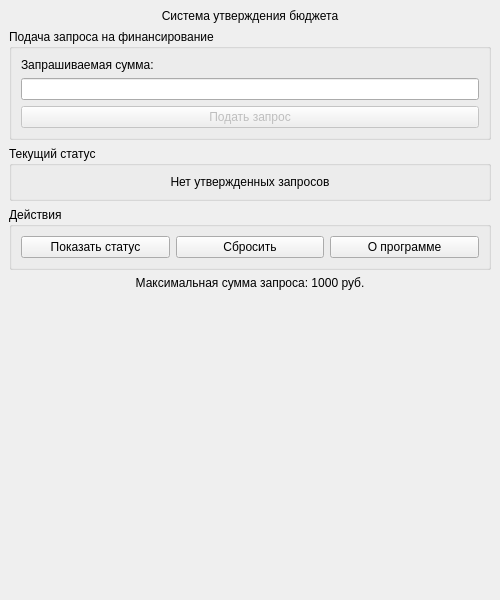
<?xml version="1.0" encoding="UTF-8"?>
<ui version="4.0">
 <class>MainWindow</class>
 <widget class="QMainWindow" name="MainWindow">
  <property name="geometry">
   <rect>
    <x>0</x>
    <y>0</y>
    <width>500</width>
    <height>600</height>
   </rect>
  </property>
  <property name="windowTitle">
   <string>Система утверждения городского бюджета</string>
  </property>
  <widget class="QWidget" name="centralWidget">
   <layout class="QVBoxLayout" name="verticalLayout">
    <item>
     <widget class="QLabel" name="titleLabel">
      <property name="text">
       <string>Система утверждения бюджета</string>
      </property>
      <property name="alignment">
       <set>Qt::AlignCenter</set>
      </property>
     </widget>
    </item>
    <item>
     <widget class="QGroupBox" name="requestGroup">
      <property name="title">
       <string>Подача запроса на финансирование</string>
      </property>
      <layout class="QVBoxLayout" name="verticalLayout_2">
       <item>
        <widget class="QLabel" name="amountLabel">
         <property name="text">
          <string>Запрашиваемая сумма:</string>
         </property>
        </widget>
       </item>
       <item>
        <widget class="QLineEdit" name="amountLineEdit"/>
       </item>
       <item>
        <widget class="QPushButton" name="requestButton">
         <property name="text">
          <string>Подать запрос</string>
         </property>
         <property name="enabled">
          <bool>false</bool>
         </property>
        </widget>
       </item>
      </layout>
     </widget>
    </item>
    <item>
     <widget class="QGroupBox" name="statusGroup">
      <property name="title">
       <string>Текущий статус</string>
      </property>
      <layout class="QVBoxLayout" name="verticalLayout_3">
       <item>
        <widget class="QLabel" name="statusLabel">
         <property name="text">
          <string>Нет утвержденных запросов</string>
         </property>
         <property name="alignment">
          <set>Qt::AlignCenter</set>
         </property>
        </widget>
       </item>
      </layout>
     </widget>
    </item>
    <item>
     <widget class="QGroupBox" name="actionsGroup">
      <property name="title">
       <string>Действия</string>
      </property>
      <layout class="QHBoxLayout" name="horizontalLayout">
       <item>
        <widget class="QPushButton" name="showStatusButton">
         <property name="text">
          <string>Показать статус</string>
         </property>
        </widget>
       </item>
       <item>
        <widget class="QPushButton" name="clearButton">
         <property name="text">
          <string>Сбросить</string>
         </property>
        </widget>
       </item>
       <item>
        <widget class="QPushButton" name="aboutButton">
         <property name="text">
          <string>О программе</string>
         </property>
        </widget>
       </item>
      </layout>
     </widget>
    </item>
    <item>
     <widget class="QLabel" name="infoLabel">
      <property name="text">
       <string>Максимальная сумма запроса: 1000 руб.</string>
      </property>
      <property name="alignment">
       <set>Qt::AlignCenter</set>
      </property>
     </widget>
    </item>
    <item>
     <spacer name="verticalSpacer">
      <property name="orientation">
       <enum>Qt::Vertical</enum>
      </property>
      <property name="sizeHint" stdset="0">
       <size>
        <width>20</width>
        <height>40</height>
       </size>
      </property>
     </spacer>
    </item>
   </layout>
  </widget>
 </widget>
 <resources>
  <include location="resources.qrc"/>
 </resources>
 <connections/>
</ui>
